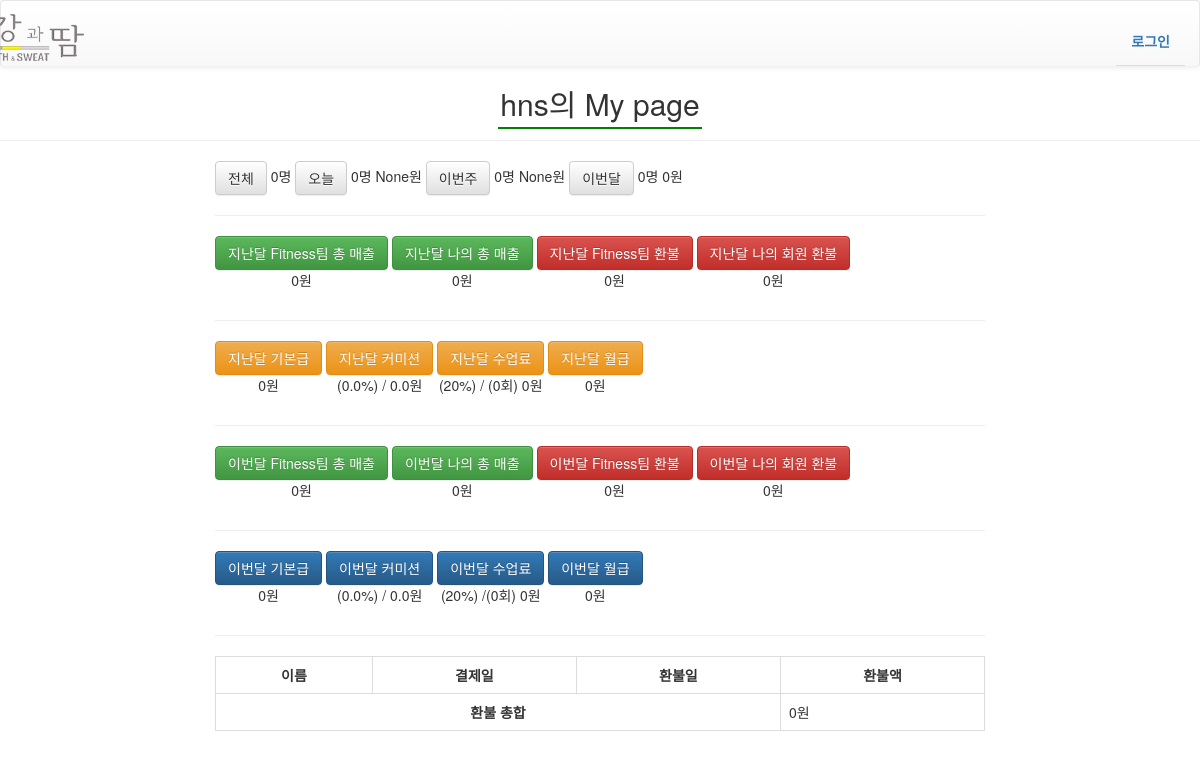
Page /PT_mypage/1/ on the committed database.
### health/authentication/models.py (models this page shows)
class User(AbstractUser):
    sex = models.CharField(max_length=12, verbose_name='성별',null=True)
    birth = models.DateField(null=True, blank=True)
    phone_num = models.CharField(max_length=32, null=True, help_text='Ex) 010-1234-1234',verbose_name='휴대번호')
    teamleader = models.BooleanField(blank=True, default=False, verbose_name='팀장 여부')
    basic_salary = models.DecimalField(max_digits=10, decimal_places=0, default=0 ,verbose_name='기본급')
    pilates_GX = models.CharField(max_length=32, blank=True, null=True, help_text='필라테스 gx정책',verbose_name='필라테스 GX정책')
    pilates_PT = models.CharField(max_length=32, blank=True, null=True, help_text='필라테스 PT정책',verbose_name='필라테스 PT정책')

### health/management/models.py (models this page shows, shortened)
class Fitness_Personal_Commission(models.Model): #피트니스 팀의 수당(개인수당만 존재)
    min_personal_sales = models.DecimalField(max_digits=19,decimal_places=0, default=0 ,verbose_name='Fitness 개인매출 범위 시작')
    max_personal_sales = models.DecimalField(max_digits=19,decimal_places=0, blank=True, null=True, verbose_name='Fitness 팀매출 범위 종료')
    commission = models.FloatField(default=0.0, verbose_name='커미션')
    tuition_commission = models.IntegerField(default=0, verbose_name='수업료 비율')
    class Meta:
        ordering = ['min_personal_sales']

### health/fitness/views.py (the view, shortened to what this page needs)
# urls.py: url(r'^PT_mypage/(?P<staff_id>\d+)/$', views.PT_mypage, name='PT_mypage'),
def PT_mypage(request, staff_id): #피트니스의 마이페이지
    staff = User.objects.get(id=staff_id)
    PT_members = staff.PT_members.all()
    date = datetime.date.today() #오늘 받기
    today_members = PT_members.filter(PT_registered_date=date) #오늘 등록한 회원
    today_members_pay = today_members.aggregate(Sum('PT_payment_amount')).get('PT_payment_amount__sum',0.00)
    start_week = date- datetime.timedelta(date.weekday()) #이번주(월요일시작)
    end_week = start_week + datetime.timedelta(6) #월요일 + 6 (일요일)
    this_month = datetime.timedelta(date.month)
    thisweek_members = PT_members.filter(PT_registered_date__range=[start_week, end_week])
    thisweek_members_pay = thisweek_members.aggregate(Sum('PT_payment_amount')).get('PT_payment_amount__sum',0.00)
    this_month_start = datetime.datetime(date.year, date.month, 1) #이번달의 1일
    thismonth_members = PT_members.filter(PT_registered_date__range=[this_month_start, date])
    thismonth_members_pay = thismonth_members.aggregate(Sum('PT_payment_amount')).get('PT_payment_amount__sum',0.00) if thismonth_members else 0
    if date.month == 1: #1월이면, 작년 12월 return
        year = date.year-1
        last_month= 12
    else:
        year = date.year
        last_month = date.month-1
    lastmonth_members = PT_members.filter(PT_registered_date__year=year).filter(PT_registered_date__month=last_month)
    lastmonth_members_pay = lastmonth_members.aggregate(Sum('PT_payment_amount')).get('PT_payment_amount__sum',0.00) if lastmonth_members else 0
    basic_salary = staff.basic_salary
    last_team_sales_before=int(0)
    last_tuition = int(0)
    this_team_sales_before=int(0)
    this_tuition = int(0)
    team_members = User.objects.filter(groups__name='Fitness') #피트니스 팀 직원들
    lastmonth_schedules = Schedule.objects.filter(Trainer=staff).filter(start__year=year).filter(start__month=last_month).filter(~Q(title__icontains='SV')).filter(~Q(title__icontains='OT')) #지난달에 pt받은 회원들
    thismonth_schedules = Schedule.objects.filter(Trainer=staff).filter(start__year=date.year).filter(start__month=date.month).filter(~Q(title__icontains='SV')).filter(~Q(title__icontains='OT')) #이번달에 pt받은 회원들
    last_refund_list = RefundHistory.objects.none()
    this_refund_list = RefundHistory.objects.none()
    last_refund_list = last_refund_list.distinct()
    this_refund_list = this_refund_list.distinct()
    last_personal_refund = int(0)
    for i in last_refund_list:
        last_personal_refund = last_personal_refund + i.refund_amount #지난달 나의 회원 총 환불.
    this_personal_refund = int(0)
    for i in this_refund_list:
        this_personal_refund = this_personal_refund + i.refund_amount #이번달 나의 회원 총 환불.
    last_Fitness_refund = RefundHistory.objects.filter(division="Fitness").filter(refund_date__year=year).filter(refund_date__month=last_month)  #지난달 회원권 총 환불.
    last_Fitness_refund_amount = last_Fitness_refund.aggregate(Sum('refund_amount')).get('refund_amount__sum',0.00) if last_Fitness_refund else 0 #Suspect some of members
    this_Fitness_refund = RefundHistory.objects.filter(division="Fitness").filter(refund_date__range=[this_month_start, date]) #이번달 회원권 총 환불.
    this_Fitness_refund_amount = this_Fitness_refund.aggregate(Sum('refund_amount')).get('refund_amount__sum',0.00) if this_Fitness_refund else 0 #Suspect some of members
    last_team_sales = last_team_sales_before - last_Fitness_refund_amount
    if last_team_sales <0:
        last_team_sales=0
    lastmonth_members_pay_before = lastmonth_members_pay
    lastmonth_members_pay = lastmonth_members_pay_before - last_personal_refund
    if lastmonth_members_pay < 0:
        lastmonth_members_pay=0
    this_team_sales = this_team_sales_before - this_Fitness_refund_amount
    if this_team_sales < 0 :
        this_team_sales =0
    thismonth_members_pay_before = thismonth_members_pay
    thismonth_members_pay = thismonth_members_pay_before - this_personal_refund
    if thismonth_members_pay < 0:
        thismonth_members_pay = 0
    if staff.teamleader == True:
        last_commissions = Fitness_Teamledaer_Commission.objects.filter(min_sales__lte=last_team_sales).filter(max_sales__gt=last_team_sales)
        this_commissions = Fitness_Teamledaer_Commission.objects.filter(min_sales__lte=this_team_sales).filter(max_sales__gt=this_team_sales)
    else:
        last_commissions = Fitness_Personal_Commission.objects.filter(min_personal_sales__lte=lastmonth_members_pay).filter(max_personal_sales__gt=lastmonth_members_pay)
        this_commissions = Fitness_Personal_Commission.objects.filter(min_personal_sales__lte=thismonth_members_pay).filter(max_personal_sales__gt=thismonth_members_pay)
    for c in last_commissions:
        last_commission_rate = c.commission
        last_tuition_commission = c.tuition_commission
    last_commission = float(last_team_sales) * last_commission_rate/100
    for c in this_commissions:
        this_commission_rate = c.commission
        this_tuition_commission = c.tuition_commission
    this_commission = float(this_team_sales) * this_commission_rate/100
    for s in lastmonth_schedules:
        last_personal_tuition = s.unitprice * last_tuition_commission/100
        last_tuition = last_tuition + last_personal_tuition
    for s in thismonth_schedules:
        this_personal_tuition = s.unitprice * this_tuition_commission/100
        this_tuition = this_tuition + this_personal_tuition
    last_total = int(staff.basic_salary) + int(last_commission) + int(last_tuition)
    this_total = int(staff.basic_salary) + int(this_commission) + int(this_tuition)
    context={
        'staff' : staff,
        'PT_members' : PT_members,
        'today_members' : today_members,
        'today_members_pay' : today_members_pay,
        'thisweek_members' : thisweek_members,
        'thisweek_members_pay' :thisweek_members_pay,
        'thismonth_members' : thismonth_members,
        'thismonth_members_pay' : thismonth_members_pay,
        'thismonth_members_pay_before':thismonth_members_pay_before,
        'basic_salary' :basic_salary,
        'lastmonth_schedules' :lastmonth_schedules,
        'thismonth_schedules':thismonth_schedules,
        'lastmonth_members_pay' :lastmonth_members_pay,
        'last_team_sales_before' : last_team_sales_before,
        'last_commission_rate' : last_commission_rate,
        'last_commission' : last_commission,
        'last_tuition_commission' : last_tuition_commission,
        'last_tuition' : last_tuition,
        'last_total' : last_total,
        'this_team_sales_before' : this_team_sales_before,
        'this_commission_rate' : this_commission_rate,
        'this_commission' : this_commission,
        'this_tuition_commission' : this_tuition_commission,
        'this_tuition' : this_tuition,
        'this_total' : this_total,
        'this_refund_list' : this_refund_list,
        'last_personal_refund' : last_personal_refund,
        'last_Fitness_refund' : last_Fitness_refund,
        'last_Fitness_refund_amount' : last_Fitness_refund_amount,
        'this_personal_refund' : this_personal_refund,
        'this_Fitness_refund' : this_Fitness_refund,
        'this_Fitness_refund_amount' : this_Fitness_refund_amount,
    }
    return render(request, 'PT_mypage.html', context)

### health/static/templates/PT_mypage.html (shortened to what this page needs)
{% extends "navbar.html" %}
{% load humanize %}
{% block content %}
<h2 class="text-center"><span class="header">{{staff}}의 My page</span></h2>
<hr/>
<div class="col-xs-8 col-xs-offset-2">
<div class="btn btn-default">전체</div>
{{PT_members.count}}명
<div class="btn btn-default">오늘</div>
{{today_members.count}}명
<span>{{today_members_pay |intcomma}}원</span>
<div class="btn btn-default">이번주</div>
{{thisweek_members.count}}명
<span>{{thisweek_members_pay |intcomma}}원</span>
<div class="btn btn-default">이번달</div>
<span>{{thismonth_members.count}}명</span>
<span>{{thismonth_members_pay_before |intcomma}}원</span>
<hr/>
<div class="text-center" style="display: inline-block;">
<a class="btn btn-success">지난달 Fitness팀 총 매출</a>
<p><span class="team_sales">{{last_team_sales_before |intcomma}}</span>원</p>
</div>
<div class="text-center" style="display: inline-block;">
<a class="btn btn-success">지난달 나의 총 매출</a>
<p><span class="personal_sales">{{lastmonth_members_pay |intcomma}}</span>원</p>
</div>
<div class="text-center" style="display: inline-block;">
<a class="btn btn-danger">지난달 Fitness팀 환불</a>
<p><span class="last_Fitness_refund_amount">{{ last_Fitness_refund_amount|intcomma }}</span>원</p>
</div>
<div class="text-center" style="display: inline-block;">
<a class="btn btn-danger">지난달 나의 회원 환불</a>
<p><span class="last_personal_refund">{{ last_personal_refund|intcomma }}</span>원</p>
</div>
<hr/>
<div class="text-center" style="display: inline-block;">
<a class="btn btn-warning">지난달 기본급</a>
<p><span class="basic_salary">{{basic_salary |intcomma}}</span>원</p>
</div>
<div class="text-center" style="display: inline-block;">
<a class="btn btn-warning">지난달 커미션</a>
<p>(<span class="commission_rate">{{ last_commission_rate }}</span>%) / <span class="commission">{{ last_commission |intcomma }}</span>원</p>
</div>
<div class="text-center" style="display: inline-block;">
<a class="btn btn-warning">지난달 수업료</a>
<p>(<span class="tuition_rate">{{ last_tuition_commission }}</span>%) / ({{lastmonth_schedules.count}}회) <span class="tuition">{{ last_tuition |intcomma }}</span>원</p>
</div>
<div class="text-center" style="display: inline-block;">
<a class="btn btn-warning">지난달 월급</a>
<p><span class="salary">{{ last_total|intcomma }}</span>원</p>
</div>
<hr>
<div class="text-center" style="display: inline-block;">
<a class="btn btn-success">이번달 Fitness팀 총 매출</a>
<p>{{this_team_sales_before |intcomma}}원</p>
</div>
<div class="text-center" style="display: inline-block;">
<a class="btn btn-success">이번달 나의 총 매출</a>
<p><span class="personal_sales">{{thismonth_members_pay_before |intcomma}}</span>원</p>
</div>
<div class="text-center" style="display: inline-block;">
<a class="btn btn-danger">이번달 Fitness팀 환불</a>
<p>{{ this_Fitness_refund_amount|intcomma }}원</p>
</div>
<div class="text-center" style="display: inline-block;">
<a class="btn btn-danger">이번달 나의 회원 환불</a>
<p>{{ this_personal_refund|intcomma }}원</p>
</div>
<hr/>
<div class="text-center" style="display: inline-block;">
<a class="btn btn-primary">이번달 기본급</a>
<p>{{basic_salary |intcomma}}원</p>
</div>
<div class="text-center" style="display: inline-block;">
<a class="btn btn-primary">이번달 커미션</a>
<p>({{ this_commission_rate }}%) / {{this_commission |intcomma}}원</p>
</div>
<div class="text-center" style="display: inline-block;">
<a class="btn btn-primary">이번달 수업료</a>
<p>({{ this_tuition_commission }}%) /({{thismonth_schedules.count}}회) {{ this_tuition |intcomma }}원</p>
</div>
<div class="text-center" style="display: inline-block;">
<a class="btn btn-primary">이번달 월급</a>
<p>{{ this_total|intcomma}}원</p>
</div>
<hr/>
<table class="table table-bordered">
    <tr>
        <th>이름</th>
        <th>결제일</th>
        <th>환불일</th>
        <th>환불액</th>
    </tr>
    <tr>
        <th colspan="3">환불 총합 </th>
        <td>{{ this_personal_refund |intcomma}}원</td>
</table>
</div>
{% endblock %}

### health/static/css/main.css (style rules this page uses)
a, a:hover, a:active, a:focus, button:focus { outline: 0; border: 0; text-decoration: none; }
.header { padding:2px; border-bottom:2px solid green; }
.schedule-table tbody tr td:first-child .schedule-table tbody tr th:first-child, { width: 10px; }
.table th { text-align: center; }

### rows in the picture
User: username "hns", basic_salary "0"
Fitness_Personal_Commission: commission "0.0"

### other values in the picture
{{ PT_members.count }} "0"
{{ today_members.count }} "0"
{{ today_members_pay |intcomma }} "None"
{{ thisweek_members.count }} "0"
{{ thisweek_members_pay |intcomma }} "None"
{{ thismonth_members.count }} "0"
{{ thismonth_members_pay_before |intcomma }} "0"
{{ last_team_sales_before |intcomma }} "0"
{{ lastmonth_members_pay |intcomma }} "0"
{{ last_Fitness_refund_amount|intcomma }} "0"
{{ last_personal_refund|intcomma }} "0"
{{ last_commission |intcomma }} "0.0"
{{ last_tuition_commission }} "20"
{{ lastmonth_schedules.count }} "0"
{{ last_tuition |intcomma }} "0"
